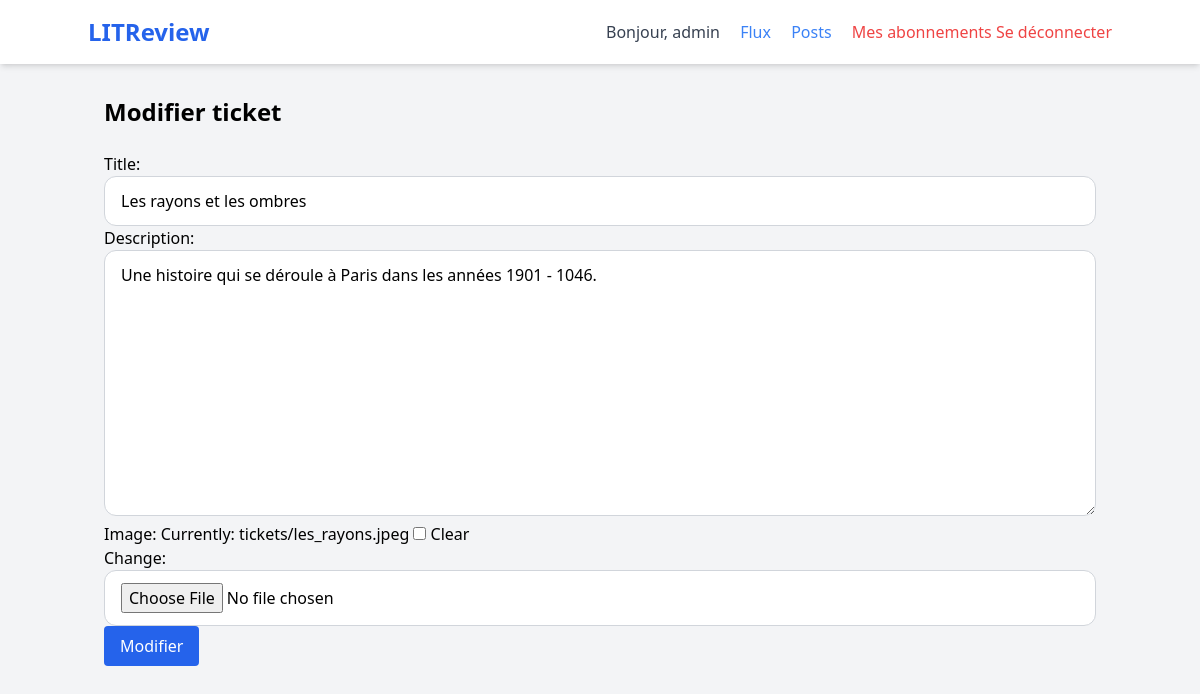
Page /ticket/update/3/ (signed in) on the committed database.
### AppCritique/models.py (models this page shows, shortened)
class CustomUser(AbstractUser):
    pass

class Ticket(models.Model):
    title = models.CharField(max_length=128)
    description = models.TextField(
        max_length=2048,
        blank=True
    )
    image = models.ImageField(
        null=True,
        blank=True,
        upload_to='tickets/'
    )
    user = models.ForeignKey(
        to=settings.AUTH_USER_MODEL,
        on_delete=models.CASCADE
    )
    time_created = models.DateTimeField(
        auto_now_add=True
    )

### AppCritique/views.py (the view, shortened to what this page needs)
# urls.py: path('ticket/update/<int:ticket_id>/', update_ticket,
@login_required
def update_ticket(request, ticket_id):
    ticket = get_object_or_404(
        Ticket,
        id=ticket_id
    )
    if ticket.user != request.user:
        return redirect('feed')
    form = TicketForm(
        instance=ticket
    )
    return render(
        request,
        'AppCritique/update_ticket.html',
        {
            'form': form
        }
    )

### AppCritique/forms.py (shortened to what this page needs)
class TicketForm(StyledFormMixin, forms.ModelForm):
    class Meta:
        model = Ticket
        fields = ["title", "description", "image"]
    def __init__(self, *args, **kwargs):
        super().__init__(*args, **kwargs)
        self.apply_style()

### AppCritique/forms.py (called while the page is built)
    def apply_style(self):
        for field in self.fields.values():
            field.widget.attrs.update({
                "class": self.default_classes
            })

### AppCritique/templates/AppCritique/update_ticket.html (shortened to what this page needs)
{% extends 'AppCritique/base.html' %}
{% block content %}
<h1 class="text-2xl font-bold mb-6">
Modifier ticket
</h1>
<form method="POST" enctype="multipart/form-data">
    {{ form.as_p }}
    <button
        type="submit"
        class="bg-blue-600 text-white px-4 py-2 rounded"
    >
        Modifier
    </button>
</form>
{% endblock %}

### AppCritique/templates/AppCritique/base.html (shortened to what this page needs)
<!DOCTYPE html>
<html lang="fr">
<head>
    <script src="https://cdn.tailwindcss.com"></script>
    {% load static %}
    <link rel="stylesheet" href="{% static 'AppCritique/css/base.css' %}">
</head>
<body class="bg-gray-100 font-sans leading-normal tracking-normal">
    <nav class="bg-white p-4 shadow-md mb-8">
        <div class="container mx-auto flex justify-between items-center">
            <a href="/" class="text-2xl font-bold text-blue-600">LITReview</a>
            <div>
                {% if user.is_authenticated %}
                    <span class="mr-4 text-gray-700 font-medium">Bonjour, {{ user.username }}</span>
                    <a href="{% url 'feed' %}"class="mr-4 text-blue-500 hover:underline">Flux</a>
                    <a href="{% url 'posts' %}"class="mr-4 text-blue-500 hover:underline">Posts</a>
                    <a href="{% url 'subscriptions' %}" class="text-red-500 hover:underline">Mes abonnements</a>
                    <a href="{% url 'logout' %}" class="text-red-500 hover:underline">Se déconnecter</a>
                {% else %}
                    <a href="{% url 'login' %}" class="mr-4 text-blue-500 hover:underline">Connexion</a>
                    <a href="{% url 'signup' %}" class="bg-blue-500 text-white px-4 py-2 rounded">S'inscrire</a>
                {% endif %}
            </div>
        </div>
    </nav>
   <main class="container mx-auto px-4">
    {% block content %}
    {% endblock %}
</main>
</body>
</html>

### rows in the picture
CustomUser: username "admin"
Ticket: title "Les rayons et les ombres", description "Une histoire qui se déroule à Paris dans les années 1901 - 1046."
